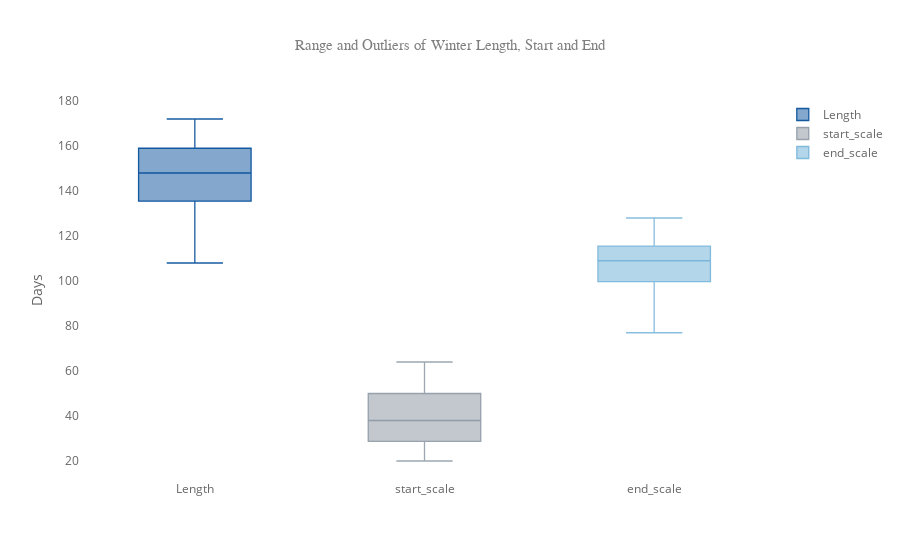

The code cell stored with this chart in its notebook:
### Code cell
# Boxplot of winter length and two winter duration metrics

fig1 = dfb.iplot(columns=['Length', 'start_scale', 'end_scale'], colors=['#85929e', '#6baed6', '#08519c'], kind='box', boxpoints='outliers', title='Range and Outliers of Winter Length, Start and End',  yTitle='Days', gridcolor='#FFFFFF', asFigure=True)
fig1['layout'].update(titlefont=dict(
            family='Verdana',
            size=15,
            color='#7f7f7f'
            ),
            paper_bgcolor='#FFFFFF', plot_bgcolor='#FFFFFF')
pyo.iplot(fig1)

### Figure 1 — Plotly figure (JSON) as saved in the notebook; plotly's stock layout.template omitted (floating-point values rounded to 4 significant figures)
{"data": [{"boxpoints": "outliers", "line": {"width": 1.3}, "marker": {"color": "rgba(8, 81, 156, 0.93513513513513513)"}, "name": "Length", "type": "box", "y": [159, 164, 127, 134, 153, 146, 148, 108, 149, 172, 147, 170, 166, 152, 159, 126, 131, 143, 160, 146, 133, 140, 155]}, {"boxpoints": "outliers", "line": {"width": 1.3}, "marker": {"color": "rgba(133, 146, 158, 0.80540540540540539)"}, "name": "start_scale", "type": "box", "y": [40, 36, 27, 28, 38, 36, 37, 20, 20, 52, 20, 59, 59, 38, 52, 20, 31, 31, 64, 43, 55, 44, 38]}, {"boxpoints": "outliers", "line": {"width": 1.3}, "marker": {"color": "rgba(107, 174, 214, 0.80540540540540539)"}, "name": "end_scale", "type": "box", "y": [118, 127, 99, 105, 114, 109, 110, 87, 128, 119, 126, 110, 106, 113, 106, 105, 99, 111, 95, 102, 77, 95, 116]}], "layout": {"legend": {"bgcolor": "#FFFFFF", "font": {"color": "#666666"}}, "paper_bgcolor": "#FFFFFF", "plot_bgcolor": "#FFFFFF", "title": "Range and Outliers of Winter Length, Start and End", "titlefont": {"color": "#7f7f7f", "family": "Verdana", "size": 15}, "xaxis1": {"gridcolor": "#FFFFFF", "showgrid": true, "tickfont": {"color": "#666666"}, "title": "", "titlefont": {"color": "#666666"}, "zerolinecolor": "#F6F6F6"}, "yaxis1": {"gridcolor": "#FFFFFF", "showgrid": true, "tickfont": {"color": "#666666"}, "title": "Days", "titlefont": {"color": "#666666"}, "zerolinecolor": "#F6F6F6"}}}
